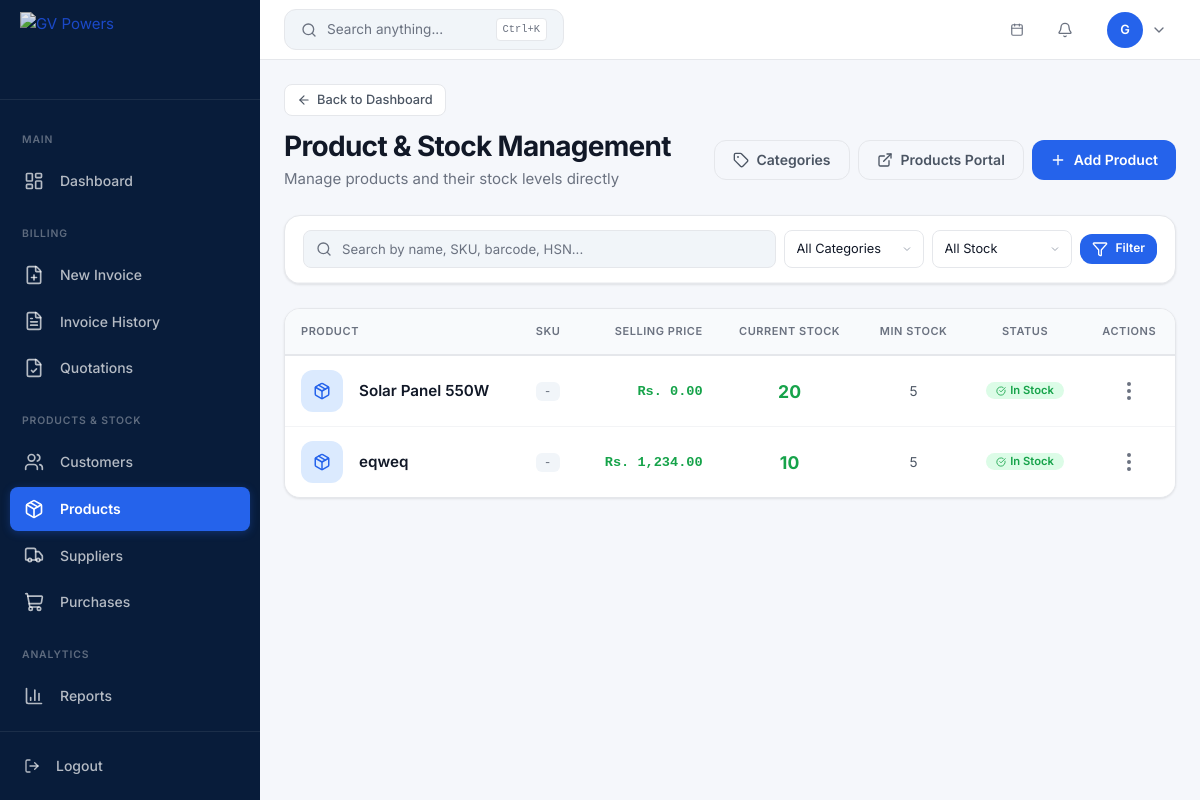
Screenshot of /products (signed in) with the database file from the repository.
### app.py (models this page shows, shortened)
class User(UserMixin, db.Model):
    __tablename__ = 'users'
    id = db.Column(db.Integer, primary_key=True)
    username = db.Column(db.String(80), unique=True, nullable=False)
    email = db.Column(db.String(120), unique=True, nullable=False)
    password_hash = db.Column(db.String(256), nullable=False)
    full_name = db.Column(db.String(120), nullable=False)
    role = db.Column(db.String(20), default='sales')
    is_active = db.Column(db.Boolean, default=True)
    last_login = db.Column(db.DateTime)
    created_at = db.Column(db.DateTime, default=datetime.utcnow)
    updated_at = db.Column(db.DateTime, default=datetime.utcnow, onupdate=datetime.utcnow)
    @property
    def is_admin(self): return self.role == 'admin'

class Product(db.Model):
    __tablename__ = 'products'
    id = db.Column(db.Integer, primary_key=True)
    name = db.Column(db.String(120), nullable=False)
    sku = db.Column(db.String(50), unique=True)
    barcode = db.Column(db.String(50), unique=True, nullable=True)
    hsn = db.Column(db.String(10))
    brand = db.Column(db.String(100), nullable=True)
    category_id = db.Column(db.Integer, db.ForeignKey('categories.id'))
    supplier_id = db.Column(db.Integer, db.ForeignKey('suppliers.id'), nullable=True)
    description = db.Column(db.Text)
    unit = db.Column(db.String(20), default='pcs')
    purchase_price = db.Column(db.Numeric(12, 2), default=0)
    selling_price = db.Column(db.Numeric(12, 2), default=0)
    gst_rate = db.Column(db.Numeric(5, 2), default=18)
    opening_stock = db.Column(db.Integer, default=0)
    stock_quantity = db.Column(db.Integer, default=0)
    min_stock = db.Column(db.Integer, default=0)
    max_stock = db.Column(db.Integer, default=500)
    last_low_stock_notification_at = db.Column(db.DateTime, nullable=True)
    low_stock_alert_active = db.Column(db.Boolean, default=False)
    location = db.Column(db.String(100), nullable=True)
    status = db.Column(db.String(20), default='active')
    last_purchase = db.Column(db.DateTime, nullable=True)
    last_sale = db.Column(db.DateTime, nullable=True)
    warehouse = db.Column(db.String(100), nullable=True)
    warranty = db.Column(db.String(50), nullable=True)
    image = db.Column(db.String(256), nullable=True)
    is_active = db.Column(db.Boolean, default=True)
    created_at = db.Column(db.DateTime, default=datetime.utcnow)
    updated_at = db.Column(db.DateTime, default=datetime.utcnow, onupdate=datetime.utcnow)
    @property
    def current_stock(self):
        return self.stock_quantity

### app.py (the view)
@app.route('/products')
@login_required
def products_list():
    q = Product.query; search = request.args.get('q', '').strip(); cat = request.args.get('category', type=int)
    stock_filter = request.args.get('stock', '').strip()
    if search: q = q.filter(or_(Product.name.ilike(f'%{search}%'), Product.sku.ilike(f'%{search}%'), Product.barcode.ilike(f'%{search}%'), Product.hsn.ilike(f'%{search}%'), Product.brand.ilike(f'%{search}%')))
    if cat: q = q.filter_by(category_id=cat)
    if stock_filter == 'in_stock': q = q.filter(Product.stock_quantity > 0)
    elif stock_filter == 'low_stock': q = q.filter(Product.stock_quantity > 0, Product.stock_quantity <= Product.min_stock)
    elif stock_filter == 'out_of_stock': q = q.filter(Product.stock_quantity <= 0)
    return render_template('products/products.html', products=q.order_by(Product.name).all(), categories=Category.query.order_by(Category.name).all(), search=search, selected_category=cat, stock_filter=stock_filter, suppliers=Supplier.query.filter_by(is_active=True).order_by(Supplier.name).all())

### templates/products/products.html (shortened to what this page needs)
{% extends "layouts/admin_layout.html" %}
{% block back_link %}
{% if current_user.is_admin %}
<a href="{{ url_for('dashboard') }}" class="ih-back-link"><i data-lucide="arrow-left"></i> Back to Dashboard</a>
{% elif current_user.role == 'sales' %}
<a href="{{ url_for('new_invoice') }}" class="ih-back-link"><i data-lucide="arrow-left"></i> Back to New Invoice</a>
{% endif %}
{% endblock %}
{% block content %}
<div class="page-header">
    <div class="page-header-left">
        <h1>Product & Stock Management</h1>
        <p>Manage products and their stock levels directly</p>
    </div>
    {% if current_user.is_admin %}
    <div class="page-header-actions">
        <button class="btn btn-outline-secondary" data-bs-toggle="modal" data-bs-target="#categoryModal">
            <i data-lucide="tag"></i> Categories
        </button>
        <a class="btn btn-outline-secondary" href="https://products.gvpowers.in" target="_blank" rel="noopener">
            <i data-lucide="external-link"></i> Products Portal
        </a>
        <button class="btn btn-primary" data-bs-toggle="modal" data-bs-target="#createProductModal">
            <i data-lucide="plus"></i> Add Product
        </button>
    </div>
    {% endif %}
</div>
<div class="ih-filter-bar mb-24">
    <div class="ih-filter-top">
        <form method="GET" action="{{ url_for('products_list') }}" class="d-flex gap-8 align-items-center w-100">
            <div class="ih-search-wrap flex-1">
                <i data-lucide="search"></i>
                <input type="text" name="q" placeholder="Search by name, SKU, barcode, HSN..." value="{{ search or '' }}">
            </div>
            <select class="ih-filter-select" name="category" onchange="this.form.submit()">
                <option value="">All Categories</option>
            </select>
            <select class="ih-filter-select" name="stock" onchange="this.form.submit()">
                <option value="">All Stock</option>
            </select>
            <button type="submit" class="btn btn-primary btn-sm"><i data-lucide="filter"></i> Filter</button>
        </form>
    </div>
</div>
<div class="admin-table-wrapper">
    <div class="admin-table-content">
        <table class="table align-middle mb-0">
            <thead>
                <tr>
                    <th>Product</th>
                    <th>SKU</th>
                    <th class="text-end">Selling Price</th>
                    <th class="text-center">Current Stock</th>
                    <th class="text-center">Min Stock</th>
                    <th class="text-center">Status</th>
                    <th class="text-center">Actions</th>
                </tr>
            </thead>
            <tbody>
                {% if products %}
                    {% for product in products %}
                    {% set stock = product.current_stock or 0 %}
                    {% set min = product.min_stock or 0 %}
                    {% set max = product.max_stock or 500 %}
                    {% if stock == 0 %}
                        {% set status_class = "badge-danger" %}
                        {% set status_text = "Out of Stock" %}
                        {% set status_icon = "x-circle" %}
                    {% elif stock <= min %}
                        {% set status_class = "badge-warning" %}
                        {% set status_text = "Low Stock" %}
                        {% set status_icon = "alert-triangle" %}
                    {% else %}
                        {% set status_class = "badge-success" %}
                        {% set status_text = "In Stock" %}
                        {% set status_icon = "check-circle" %}
                    {% endif %}
                    <tr>
                        <td>
                            <div class="d-flex align-items-center gap-3">
                                {% if product.image %}
                                <img src="{{ url_for('static', filename=product.image) }}" alt="" style="width:42px;height:42px;border-radius:var(--radius-lg);object-fit:cover;border:1px solid var(--border-light);">
                                {% else %}
                                <div style="width:42px;height:42px;border-radius:var(--radius-lg);background:var(--color-primary-light);display:flex;align-items:center;justify-content:center;flex-shrink:0;">
                                    <i data-lucide="package" style="width:18px;height:18px;color:var(--color-primary);"></i>
                                </div>
                                {% endif %}
                                <div>
                                    <span class="fw-600" style="font-size:0.95rem;color:var(--text-primary);">{{ product.name }}</span>
                                </div>
                            </div>
                        </td>
                        <td><code style="font-size:0.8rem;color:var(--text-muted);background:var(--bg-gray);padding:2px 8px;border-radius:var(--radius-sm);">{{ product.sku or '-' }}</code></td>
                        <td class="text-end fw-600" style="color:var(--color-success);font-family:var(--font-mono);font-size:0.85rem;">{{ format_currency(product.selling_price or 0) }}</td>
                        <td class="text-center">
                            <span style="font-size:1.1rem;font-weight:700;{{ 'color:var(--color-danger)' if stock == 0 else 'color:var(--color-warning)' if stock <= min else 'color:var(--color-success)' }}">{{ stock }}</span>
                        </td>
                        <td class="text-center" style="color:var(--text-secondary);">{{ min }}</td>
                        <td class="text-center">
                            <span class="badge {{ status_class }}"><i data-lucide="{{ status_icon }}" style="width:10px;height:10px;"></i> {{ status_text }}</span>
                        </td>
                        <td class="text-center">
                            <div class="erp-menu" data-erp-menu>
                                <button class="erp-menu__trigger" data-erp-trigger aria-label="Actions" aria-haspopup="true" title="Actions">
                                    <i data-lucide="ellipsis-vertical"></i>
                                </button>
                            </div>
                        </td>
                    </tr>
                    {% endfor %}
                {% endif %}
            </tbody>
        </table>
    </div>
</div>
{% endblock %}

### templates/layouts/admin_layout.html (shortened to what this page needs)
{% extends "base.html" %}
{% from "partials/logo.html" import gv_logo %}
{% block body %}
<div class="app-wrapper">
    <aside class="sidebar" id="sidebar">
        <div class="sidebar-brand">
            <a href="{{ url_for('dashboard') }}" class="brand-icon-link">
                {{ gv_logo(alt="GV Powers", class="brand-logo") }}
            </a>
        </div>
        <nav class="sidebar-nav">
            {% if current_user.is_admin %}
            <div class="sidebar-section-title">Main</div>
            <a href="{{ url_for('dashboard') }}" class="nav-link {% if request.endpoint == 'dashboard' %}active{% endif %}" data-tooltip="Dashboard">
                <i data-lucide="layout-dashboard"></i><span class="nav-text">Dashboard</span>
            </a>
            <div class="sidebar-section-title">Billing</div>
            <a href="{{ url_for('new_invoice') }}" class="nav-link {% if request.endpoint == 'new_invoice' %}active{% endif %}" data-tooltip="New Invoice">
                <i data-lucide="file-plus"></i><span class="nav-text">New Invoice</span>
            </a>
            <a href="{{ url_for('invoice_history') }}" class="nav-link {% if request.endpoint in ('invoice_history', 'edit_invoice') %}active{% endif %}" data-tooltip="Invoice History">
                <i data-lucide="file-text"></i><span class="nav-text">Invoice History</span>
            </a>
            <a href="{{ url_for('quotations_list') }}" class="nav-link " data-tooltip="Quotations">
                <i data-lucide="file-check"></i><span class="nav-text">Quotations</span>
            </a>
            <div class="sidebar-section-title">Products &amp; Stock</div>
            <a href="{{ url_for('customers_list') }}" class="nav-link {% if request.endpoint in ('customers_list', 'customer_profile', 'customer_ledger') %}active{% endif %}" data-tooltip="Customers">
                <i data-lucide="users"></i><span class="nav-text">Customers</span>
            </a>
            <a href="{{ url_for('products_list') }}" class="nav-link {% if request.endpoint in ('products_list', 'product_profile', 'create_product', 'edit_product', 'add_stock', 'remove_stock', 'delete_stock') %}active{% endif %}" data-tooltip="Products">
                <i data-lucide="package"></i><span class="nav-text">Products</span>
            </a>
            <a href="{{ url_for('suppliers_list') }}" class="nav-link {% if request.endpoint == 'suppliers_list' %}active{% endif %}" data-tooltip="Suppliers">
                <i data-lucide="truck"></i><span class="nav-text">Suppliers</span>
            </a>
            <a href="{{ url_for('purchases_list') }}" class="nav-link {% if request.endpoint in ('purchases_list', 'purchase_orders') %}active{% endif %}" data-tooltip="Purchases">
                <i data-lucide="shopping-cart"></i><span class="nav-text">Purchases</span>
            </a>
            <div class="sidebar-section-title">Analytics</div>
            {% set report_endpoints = ('reports_page', 'sales_report', 'payments_report', 'outstanding_report', 'gst_report', 'inventory_report', 'profit_report', 'customer_report', 'report_export') %}
            <a href="{{ url_for('reports_page') }}" class="nav-link {% if request.endpoint in report_endpoints %}active{% endif %}" data-tooltip="Reports">
                <i data-lucide="bar-chart-3"></i><span class="nav-text">Reports</span>
            </a>
            <a href="{{ url_for('low_stock_report') }}" class="nav-link {% if request.endpoint == 'low_stock_report' %}active{% endif %}" data-tooltip="Low Stock">
            </a>
            {% else %}
            <div class="sidebar-section-title">Products &amp; Stock</div>
            <a href="{{ url_for('products_list') }}" class="nav-link {% if request.endpoint in ('products_list', 'product_profile') %}active{% endif %}" data-tooltip="Products">
                <i data-lucide="package"></i><span class="nav-text">Products</span>
            </a>
            {% endif %}
        </nav>
        <div class="sidebar-footer">
            <form action="{{ url_for('logout') }}" method="POST" class="d-inline">
                <button type="submit" class="nav-link btn btn-link text-start w-100" data-tooltip="Logout">
                    <i data-lucide="log-out"></i><span class="nav-text">Logout</span>
                </button>
            </form>
        </div>
    </aside>
    <div class="main-content">
        <header class="top-navbar">
            {% if current_user.is_admin or current_user.role == 'sales' %}
            <button class="search-trigger" onclick="openSearch()" type="button">
                <i data-lucide="search" style="width:16px;height:16px;"></i>
                <span class="search-label">Search anything...</span>
                <kbd>Ctrl+K</kbd>
            </button>
            {% endif %}
            <div class="navbar-date">
                <i data-lucide="calendar" style="width:14px;height:14px;"></i>
            </div>
            <div class="dropdown erp-menu" id="notificationBell" data-erp-menu>
                <button class="btn btn-link text-decoration-none position-relative p-1 erp-menu__trigger" data-erp-trigger aria-expanded="false" style="height:34px;width:34px;border-radius:10px;">
                    <i data-lucide="bell" style="width:20px;height:20px;color:var(--text-muted);"></i>
                </button>
            </div>
            <div class="dropdown erp-menu" data-erp-menu>
                <button class="user-dropdown erp-menu__trigger" data-erp-trigger aria-expanded="false" style="gap:.5rem;height:auto;width:auto;border-radius:12px;padding:.35rem .5rem;border:1px solid transparent;">
                    <div class="user-avatar">{{ current_user.full_name[0] }}</div>
                    <i data-lucide="chevron-down" style="width:16px;height:16px;color:var(--text-muted);"></i>
                </button>
            </div>
        </header>
        <div class="page-content">
            {% block back_link %}{% endblock %}
            {% block content %}{% endblock %}
        </div>
    </div>
</div>
{% endblock %}

### rows the page displays
User: full_name "G"
Product: name "Solar Panel 550W", sku "-", selling_price "Rs. 0.00", stock "20", min_stock "5", status_text "In Stock"
Product: name "eqweq", sku "-", selling_price "Rs. 1,234.00", stock "10", min_stock "5", status_text "In Stock"
